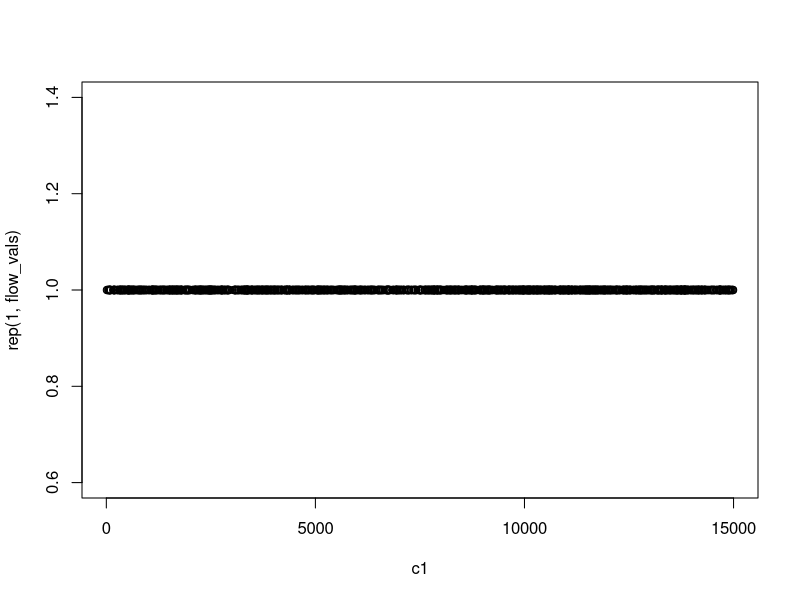
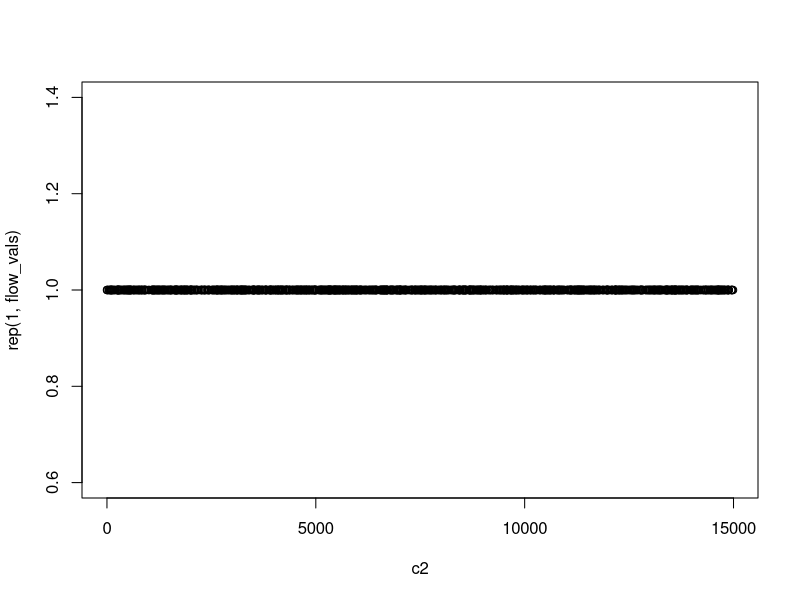
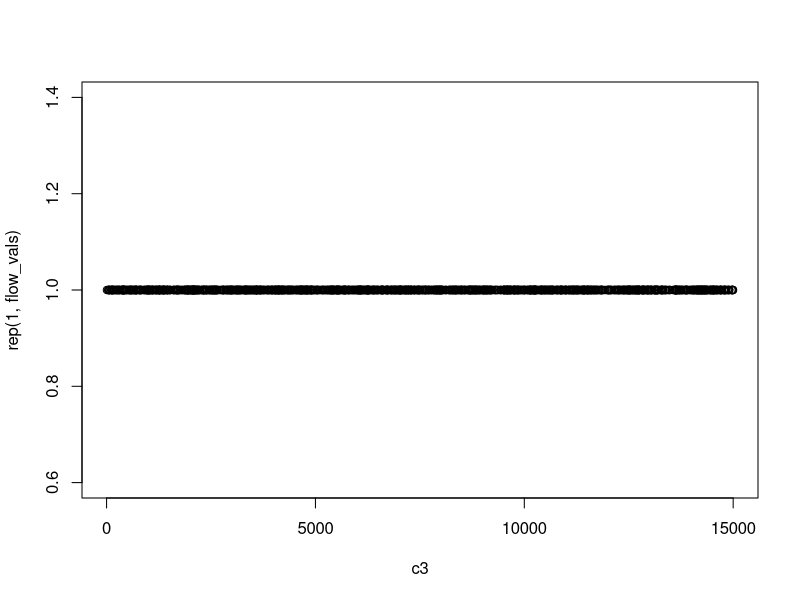
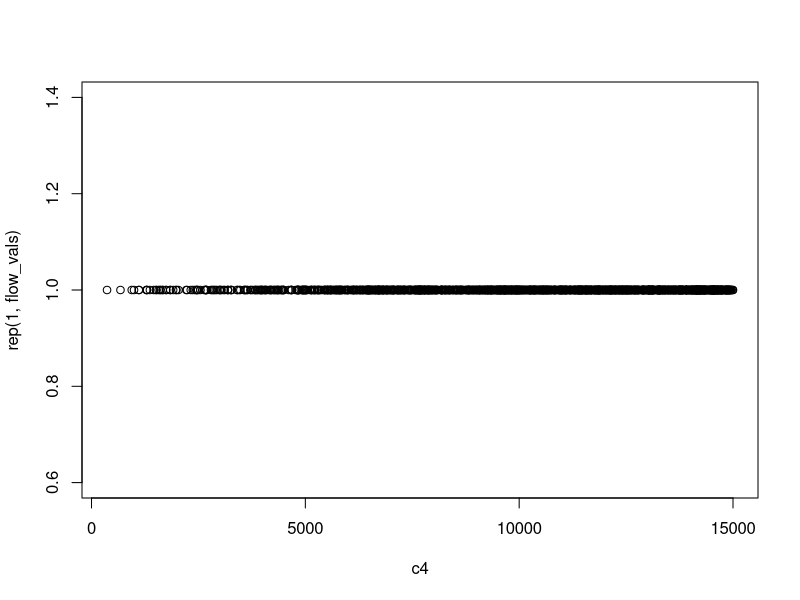
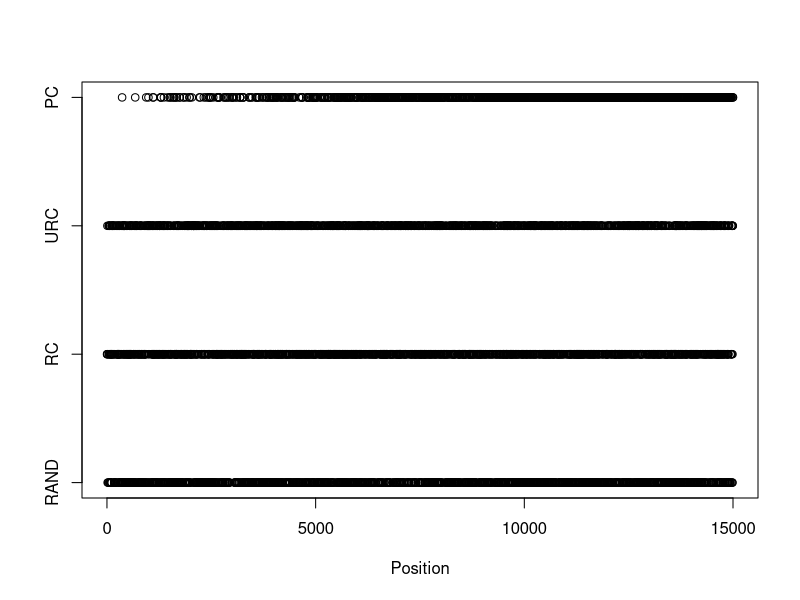
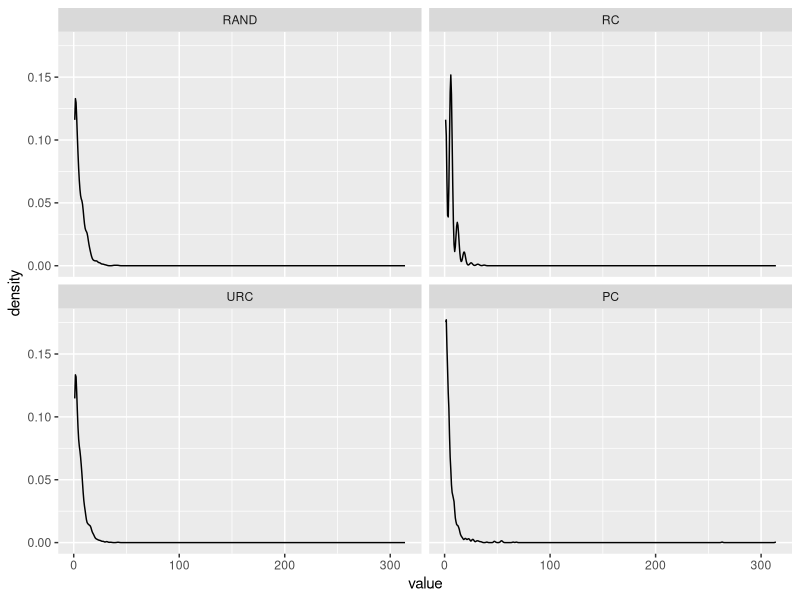

These charts were generated, in order, by the following R code:
flow_length <- 15000
flow_vals <- 1369

#case 1 complete randomness
c1 <- sample(1L:flow_length, flow_vals)
plot(c1, y = rep(1, flow_vals))

#case 2 regular clusters
probs <- sin(1:flow_length)
probs[probs < 0] <- 0
c2 <- sample(1L:flow_length, flow_vals, prob = probs)
plot(c2, y = rep(1, flow_vals))

#case 3 unregular clusters - not sure if I implemented it correctly
probs <- sin(1:(4*flow_length))
probs[probs < 0] <- 0
c3 <- sample(1L:flow_length, flow_vals, prob = probs[sample(1L:(4*flow_length), flow_length)])
plot(c3, y = rep(1, flow_vals))


#case 4 less probable positive droplet at the end of experiment - position correlation (PC)
c4 <- sample(1L:flow_length, flow_vals, prob = 1L:flow_length/flow_length/2)
plot(c4, y = rep(1, flow_vals))


plot(x = c(c1, c2, c3, c4), y = c(rep(1, flow_vals), 
                                  rep(2, flow_vals), 
                                  rep(3, flow_vals), 
                                  rep(4, flow_vals)), 
     xlab = "Position", ylab = "", yaxt = "n")
axis(2, c(1, 2, 3, 4), labels = c("RAND", "RC", "URC", "PC"))

#positiona
dat <- matrix(c(sort(c1), sort(c2), sort(c3), sort(c4)), ncol = 4)
colnames(dat) <- c("RAND", "RC", "URC", "PC")


calc_distances <- function(x) {
  x <- sort(x)
  #1--2 elements
  c(abs(x[1] - x[2]),
    #elements in middle
    sapply(2L:(length(x) - 1), function (i)
      min(abs(c(x[i] - x[i - 1], x[i] - x[i + 1])))),
    #n-1--n element
    abs(x[length(x)] - x[length(x) - 1]))
}

dists <- apply(dat, 2, calc_distances)
library(reshape2)
library(ggplot2)
mdists <- melt(dists)

#cumulative distribution function of distance
ggplot(mdists, aes(x = value)) + geom_density() + facet_wrap(~ Var2)
#observation: RC has multimodal distribution


#mean nearest neighbour distance
mean(calc_distances(c1))
